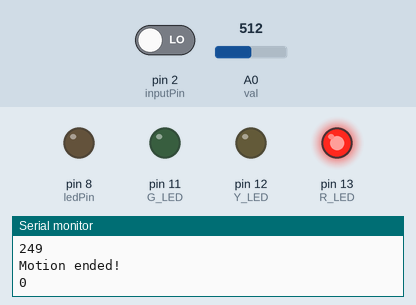
A sketch run on a simulated Arduino Uno, built with avr-gcc and run on an emulated ATmega328P. Parts: output pins drawn as LEDs (lit = HIGH), the last lines printed to the serial monitor. The inputs (shaded band) are chosen by the test bench; at power-on: pin 2 (inputPin) LOW, A0 (val) = 512.

Above: at 1.2 s.
1.3 s: pin 2 (inputPin) driven HIGH
At 1.8 s:
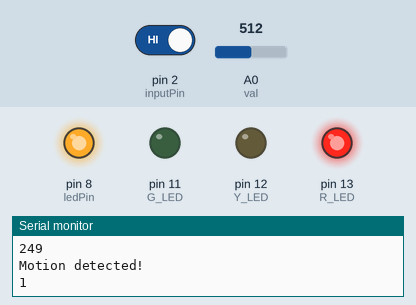
4.3 s: A0 (val) set to 90
7.3 s: A0 (val) set to 76
At 7.53 s:
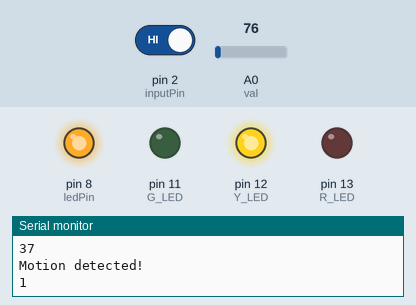
10.3 s: pin 2 (inputPin) driven LOW
At 10.85 s:
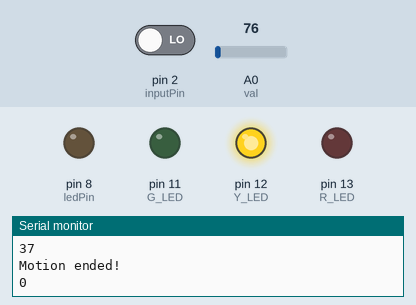
13.3 s: A0 (val) set to 31
At 13.86 s:
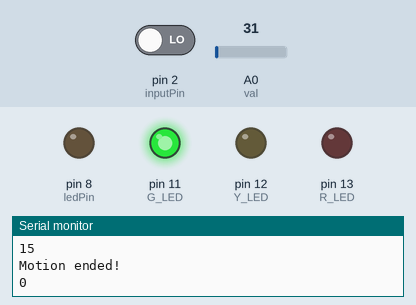
16.3 s: pin 2 (inputPin) driven HIGH
At 16.88 s:
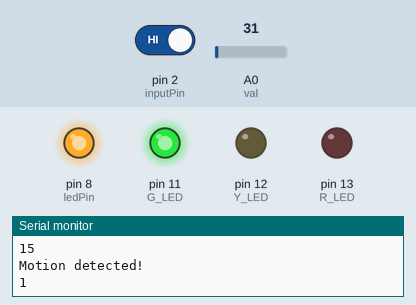
Timing chart, 0 to 19.3 s (numbered marks = the images above; inputs shaded):
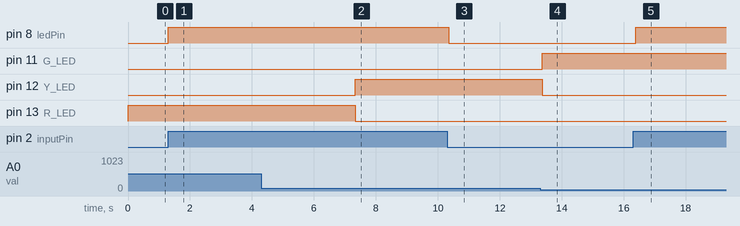

The sketch:

sketch_may06a.ino
```cpp
int R_LED = 13;
int Y_LED = 12;
int G_LED = 11;

int ledPin = 8;                // choose the pin for the LED
int inputPin = 2;               // choose the input pin (for PIR sensor)
int pirVal;             // we start, assuming no motion detected
int val = A0;                    // variable for reading the pin status


void setup() {
  // put your setup code here, to run once:
  Serial.begin(9600);//Display in monitor
  pinMode(R_LED, OUTPUT);
  pinMode(Y_LED, OUTPUT);
  pinMode(G_LED, OUTPUT); //defines all the LED pins to output

  pinMode(ledPin, OUTPUT);      // declare LED as output
  pinMode(inputPin, INPUT);     // declare sensor as input
}

void loop() {
  // put your main code here, to run repeatedly:
  pirVal = LOW;
   int vol = analogRead(val)*0.48685492;
   vol=round(vol);//analog read the temperature sensor voltage
//Serial.print(" The temperature is:");

if (vol<=31)                                    //if the temperature is low
{
  digitalWrite(G_LED, HIGH);                   // GREEN led on
  digitalWrite(Y_LED, LOW);
  digitalWrite(R_LED, LOW);
}
if (vol>=32 && vol<=40)                // if the temperature is middle
 {
   digitalWrite(R_LED, LOW);
  digitalWrite(Y_LED, HIGH);              //YELLOW led on
  digitalWrite(G_LED, LOW);
}
if (vol>=41)                            //If the temperature is HIGH
{
   digitalWrite(G_LED, LOW);
  digitalWrite(Y_LED, LOW);
  digitalWrite(R_LED, HIGH);
}
delay(100);
  digitalWrite(G_LED, LOW);
  digitalWrite(Y_LED, LOW);
  digitalWrite(R_LED, LOW);

Serial.println(vol);

pirVal = digitalRead(inputPin);  // read input value
  if (pirVal == HIGH) {            // check if the input is HIGH
    digitalWrite(ledPin, HIGH);
    Serial.println("Motion detected!");
    Serial.println("1");
    }
  else {
    digitalWrite(ledPin, LOW); // turn LED OFF
      Serial.println("Motion ended!");
       Serial.println("0");
    }
  }
```

Measured:
- the behaviour switches between 85 and 84 on A0 (val) (found by bisection; images 1 and 2)
- after the input at 1.3 s, pin 8 (ledPin): LOW → HIGH at once
- after the input at 7.3 s, pin 12 (Y_LED): LOW → HIGH at once; pin 13 (R_LED): HIGH → LOW at once
- after the input at 10.3 s, pin 8 (ledPin): HIGH → LOW after 0.05 s
- after the input at 13.3 s, pin 11 (G_LED): LOW → HIGH after 0.07 s; pin 12 (Y_LED): HIGH → LOW after 0.07 s
- after the input at 16.3 s, pin 8 (ledPin): LOW → HIGH after 0.08 s
